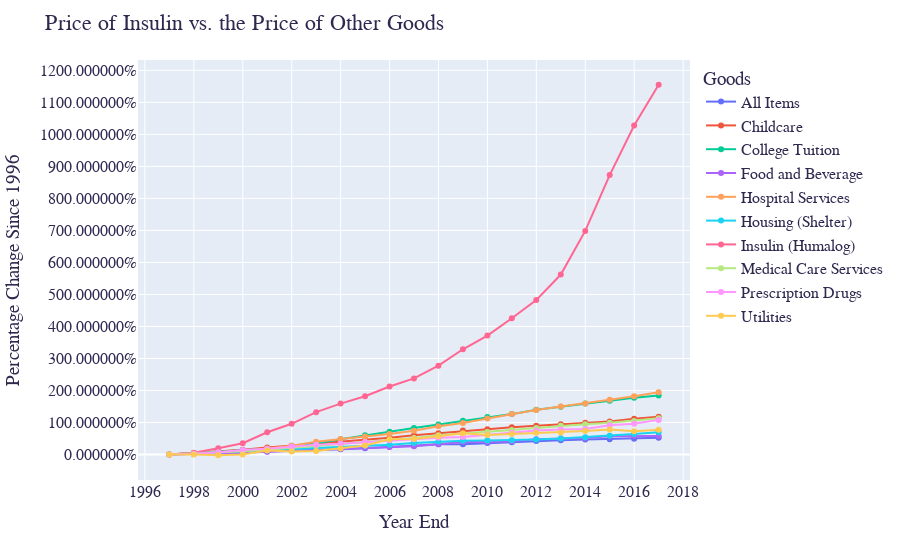

Notebook code for this chart:
### Markdown cell above
# Plotly

### Code cell
# imports
import plotly.express as px 
import pandas as pd 

# data
fig = px.line(cross_tab, 
              x='Year End', 
              y=[ 'All Items','Childcare','College Tuition','Food and Beverage','Hospital Services','Housing (Shelter)', 'Insulin (Humalog)','Medical Care Services','Prescription Drugs','Utilities'],
             )


fig.update_layout(
    title="Price of Insulin vs. the Price of Other Goods",
    xaxis_title="Year End",
    yaxis_title="Percentage Change Since 1996",
    legend_title="Goods",
    font=dict(
        family="Helvetica",
        size=16,
        color="#2F284F"
    )
)

'''
fig['data'][0]['line']['color']="#F36235" #ALL ITEMS
fig['data'][1]['line']['color']="#2F284F" #CHILDCARE
fig['data'][2]['line']['color']="#1A9A8C" #COLLEGE TUITION
fig['data'][3]['line']['color']="#E7D54C" #FOOD
fig['data'][4]['line']['color']="#F36235" #HOSPITAL
fig['data'][5]['line']['color']="#2F284F" #HOUSING
fig['data'][6]['line']['color']="#E71D36" #INSULIN
fig['data'][7]['line']['color']="#1A9A8C" #MEDICAL CARE
fig['data'][8]['line']['color']="#E7D54C" #PRESCRIPTION
fig['data'][9]['line']['color']="#F36235" #UTILITIES
'''

fig.update_yaxes(nticks=20)
fig.update_xaxes(nticks=20)
fig.update_traces(mode="markers+lines")
fig.update_layout(
    hoverlabel=dict(
        bgcolor="white",
        font_size=12,
        font_family="Helvetica"
    )
)



fig.update_yaxes(tickformat="%")

# Show plot 
fig.show()

### Figure 1 — Plotly figure (JSON) as saved in the notebook; plotly's stock layout.template omitted (floating-point values rounded to 4 significant figures)
{"data": [{"hovertemplate": "variable=All Items<br>Year End=%{x}<br>value=%{y}<extra></extra>", "legendgroup": "All Items", "line": {"color": "#636efa", "dash": "solid"}, "mode": "markers+lines", "name": "All Items", "orientation": "v", "showlegend": true, "type": "scatter", "x": ["1996-12-31", "1997-12-31", "1998-12-31", "1999-12-31", "2000-12-31", "2001-12-31", "2002-12-31", "2003-12-31", "2004-12-31", "2005-12-31", "2006-12-31", "2007-12-31", "2008-12-31", "2009-12-31", "2010-12-31", "2011-12-31", "2012-12-31", "2013-12-31", "2014-12-31", "2015-12-31", "2016-12-31"], "xaxis": "x", "y": [0, 0.01702, 0.03342, 0.06116, 0.0971, 0.1141, 0.1406, 0.162, 0.1999, 0.2409, 0.2724, 0.3243, 0.3255, 0.3616, 0.382, 0.4229, 0.4477, 0.4694, 0.4805, 0.4913, 0.5223], "yaxis": "y"}, {"hovertemplate": "variable=Childcare<br>Year End=%{x}<br>value=%{y}<extra></extra>", "legendgroup": "Childcare", "line": {"color": "#EF553B", "dash": "solid"}, "mode": "markers+lines", "name": "Childcare", "orientation": "v", "showlegend": true, "type": "scatter", "x": ["1996-12-31", "1997-12-31", "1998-12-31", "1999-12-31", "2000-12-31", "2001-12-31", "2002-12-31", "2003-12-31", "2004-12-31", "2005-12-31", "2006-12-31", "2007-12-31", "2008-12-31", "2009-12-31", "2010-12-31", "2011-12-31", "2012-12-31", "2013-12-31", "2014-12-31", "2015-12-31", "2016-12-31"], "xaxis": "x", "y": [0, 0.04559, 0.09574, 0.152, 0.2166, 0.2774, 0.3404, 0.3951, 0.4438, 0.5236, 0.6049, 0.6672, 0.7502, 0.7898, 0.8564, 0.8975, 0.9482, 0.9903, 1.035, 1.118, 1.179], "yaxis": "y"}, {"hovertemplate": "variable=College Tuition<br>Year End=%{x}<br>value=%{y}<extra></extra>", "legendgroup": "College Tuition", "line": {"color": "#00cc96", "dash": "solid"}, "mode": "markers+lines", "name": "College Tuition", "orientation": "v", "showlegend": true, "type": "scatter", "x": ["1996-12-31", "1997-12-31", "1998-12-31", "1999-12-31", "2000-12-31", "2001-12-31", "2002-12-31", "2003-12-31", "2004-12-31", "2005-12-31", "2006-12-31", "2007-12-31", "2008-12-31", "2009-12-31", "2010-12-31", "2011-12-31", "2012-12-31", "2013-12-31", "2014-12-31", "2015-12-31", "2016-12-31"], "xaxis": "x", "y": [0, 0.04648, 0.08776, 0.1311, 0.1824, 0.2553, 0.3437, 0.4759, 0.6032, 0.7093, 0.8287, 0.9396, 1.053, 1.175, 1.263, 1.399, 1.496, 1.594, 1.683, 1.777, 1.842], "yaxis": "y"}, {"hovertemplate": "variable=Food and Beverage<br>Year End=%{x}<br>value=%{y}<extra></extra>", "legendgroup": "Food and Beverage", "line": {"color": "#ab63fa", "dash": "solid"}, "mode": "markers+lines", "name": "Food and Beverage", "orientation": "v", "showlegend": true, "type": "scatter", "x": ["1996-12-31", "1997-12-31", "1998-12-31", "1999-12-31", "2000-12-31", "2001-12-31", "2002-12-31", "2003-12-31", "2004-12-31", "2005-12-31", "2006-12-31", "2007-12-31", "2008-12-31", "2009-12-31", "2010-12-31", "2011-12-31", "2012-12-31", "2013-12-31", "2014-12-31", "2015-12-31", "2016-12-31"], "xaxis": "x", "y": [0, 0.01596, 0.03895, 0.05939, 0.08876, 0.1188, 0.1354, 0.1756, 0.2063, 0.2337, 0.2605, 0.3214, 0.3974, 0.3924, 0.413, 0.4759, 0.5021, 0.5186, 0.5682, 0.5803, 0.5781], "yaxis": "y"}, {"hovertemplate": "variable=Hospital Services<br>Year End=%{x}<br>value=%{y}<extra></extra>", "legendgroup": "Hospital Services", "line": {"color": "#FFA15A", "dash": "solid"}, "mode": "markers+lines", "name": "Hospital Services", "orientation": "v", "showlegend": true, "type": "scatter", "x": ["1996-12-31", "1997-12-31", "1998-12-31", "1999-12-31", "2000-12-31", "2001-12-31", "2002-12-31", "2003-12-31", "2004-12-31", "2005-12-31", "2006-12-31", "2007-12-31", "2008-12-31", "2009-12-31", "2010-12-31", "2011-12-31", "2012-12-31", "2013-12-31", "2014-12-31", "2015-12-31", "2016-12-31"], "xaxis": "x", "y": [0, 0.03215, 0.06467, 0.1191, 0.1885, 0.2726, 0.3972, 0.487, 0.5638, 0.643, 0.7435, 0.8841, 0.9861, 1.126, 1.27, 1.389, 1.499, 1.597, 1.715, 1.823, 1.943], "yaxis": "y"}, {"hovertemplate": "variable=Housing (Shelter)<br>Year End=%{x}<br>value=%{y}<extra></extra>", "legendgroup": "Housing (Shelter)", "line": {"color": "#19d3f3", "dash": "solid"}, "mode": "markers+lines", "name": "Housing (Shelter)", "orientation": "v", "showlegend": true, "type": "scatter", "x": ["1996-12-31", "1997-12-31", "1998-12-31", "1999-12-31", "2000-12-31", "2001-12-31", "2002-12-31", "2003-12-31", "2004-12-31", "2005-12-31", "2006-12-31", "2007-12-31", "2008-12-31", "2009-12-31", "2010-12-31", "2011-12-31", "2012-12-31", "2013-12-31", "2014-12-31", "2015-12-31", "2016-12-31"], "xaxis": "x", "y": [0, 0.03366, 0.0679, 0.0946, 0.1323, 0.1793, 0.2159, 0.2426, 0.2757, 0.3093, 0.3645, 0.4067, 0.434, 0.4386, 0.445, 0.4725, 0.5049, 0.5431, 0.5879, 0.639, 0.6983], "yaxis": "y"}, {"hovertemplate": "variable=Insulin (Humalog)<br>Year End=%{x}<br>value=%{y}<extra></extra>", "legendgroup": "Insulin (Humalog)", "line": {"color": "#FF6692", "dash": "solid"}, "mode": "markers+lines", "name": "Insulin (Humalog)", "orientation": "v", "showlegend": true, "type": "scatter", "x": ["1996-12-31", "1997-12-31", "1998-12-31", "1999-12-31", "2000-12-31", "2001-12-31", "2002-12-31", "2003-12-31", "2004-12-31", "2005-12-31", "2006-12-31", "2007-12-31", "2008-12-31", "2009-12-31", "2010-12-31", "2011-12-31", "2012-12-31", "2013-12-31", "2014-12-31", "2015-12-31", "2016-12-31"], "xaxis": "x", "y": [0, 0.05573, 0.2001, 0.3546, 0.6976, 0.9604, 1.324, 1.592, 1.82, 2.125, 2.378, 2.775, 3.288, 3.717, 4.256, 4.823, 5.622, 6.984, 8.728, 10.28, 11.55], "yaxis": "y"}, {"hovertemplate": "variable=Medical Care Services<br>Year End=%{x}<br>value=%{y}<extra></extra>", "legendgroup": "Medical Care Services", "line": {"color": "#B6E880", "dash": "solid"}, "mode": "markers+lines", "name": "Medical Care Services", "orientation": "v", "showlegend": true, "type": "scatter", "x": ["1996-12-31", "1997-12-31", "1998-12-31", "1999-12-31", "2000-12-31", "2001-12-31", "2002-12-31", "2003-12-31", "2004-12-31", "2005-12-31", "2006-12-31", "2007-12-31", "2008-12-31", "2009-12-31", "2010-12-31", "2011-12-31", "2012-12-31", "2013-12-31", "2014-12-31", "2015-12-31", "2016-12-31"], "xaxis": "x", "y": [0, 0.02894, 0.06213, 0.1, 0.1506, 0.2064, 0.274, 0.3272, 0.3928, 0.4553, 0.5149, 0.604, 0.6522, 0.7083, 0.7663, 0.8298, 0.8977, 0.9459, 0.9932, 1.051, 1.131], "yaxis": "y"}, {"hovertemplate": "variable=Prescription Drugs<br>Year End=%{x}<br>value=%{y}<extra></extra>", "legendgroup": "Prescription Drugs", "line": {"color": "#FF97FF", "dash": "solid"}, "mode": "markers+lines", "name": "Prescription Drugs", "orientation": "v", "showlegend": true, "type": "scatter", "x": ["1996-12-31", "1997-12-31", "1998-12-31", "1999-12-31", "2000-12-31", "2001-12-31", "2002-12-31", "2003-12-31", "2004-12-31", "2005-12-31", "2006-12-31", "2007-12-31", "2008-12-31", "2009-12-31", "2010-12-31", "2011-12-31", "2012-12-31", "2013-12-31", "2014-12-31", "2015-12-31", "2016-12-31"], "xaxis": "x", "y": [0, 0.02486, 0.07498, 0.1406, 0.1817, 0.2522, 0.3089, 0.3411, 0.3883, 0.4495, 0.4764, 0.5256, 0.5483, 0.6158, 0.6821, 0.7515, 0.7845, 0.7995, 0.9143, 0.9606, 1.083], "yaxis": "y"}, {"hovertemplate": "variable=Utilities<br>Year End=%{x}<br>value=%{y}<extra></extra>", "legendgroup": "Utilities", "line": {"color": "#FECB52", "dash": "solid"}, "mode": "markers+lines", "name": "Utilities", "orientation": "v", "showlegend": true, "type": "scatter", "x": ["1996-12-31", "1997-12-31", "1998-12-31", "1999-12-31", "2000-12-31", "2001-12-31", "2002-12-31", "2003-12-31", "2004-12-31", "2005-12-31", "2006-12-31", "2007-12-31", "2008-12-31", "2009-12-31", "2010-12-31", "2011-12-31", "2012-12-31", "2013-12-31", "2014-12-31", "2015-12-31", "2016-12-31"], "xaxis": "x", "y": [0, 0.004637, -0.02164, 0.001546, 0.1229, 0.09892, 0.1144, 0.187, 0.2805, 0.4807, 0.4884, 0.5688, 0.6629, 0.6133, 0.6422, 0.6822, 0.6885, 0.7342, 0.7863, 0.7274, 0.7735], "yaxis": "y"}], "layout": {"font": {"color": "#2F284F", "family": "Helvetica", "size": 16}, "hoverlabel": {"bgcolor": "white", "font": {"family": "Helvetica", "size": 12}}, "legend": {"title": {"text": "Goods"}, "tracegroupgap": 0}, "margin": {"t": 60}, "title": {"text": "Price of Insulin vs. the Price of Other Goods"}, "xaxis": {"anchor": "y", "domain": [0, 1], "nticks": 20, "title": {"text": "Year End"}}, "yaxis": {"anchor": "x", "domain": [0, 1], "nticks": 20, "tickformat": "%", "title": {"text": "Percentage Change Since 1996"}}}}
